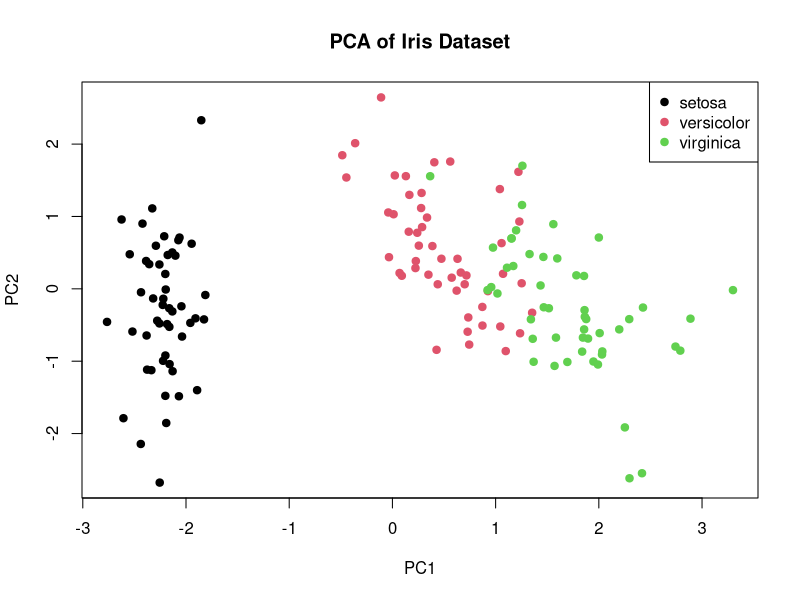

Reproduce this figure in R.
# Basic AI and Machine Learning in R

# Load required libraries
library(caret)      # Classification and Regression Training
library(e1071)      # Naive Bayes, SVM
library(randomForest) # Random Forest
library(cluster)    # Clustering algorithms

# Set seed for reproducibility
set.seed(42)

# 1. LINEAR REGRESSION
cat("=== 1. LINEAR REGRESSION ===\n")
# Create sample data
house_data <- data.frame(
  size = c(1000, 1500, 2000, 2500, 3000, 3500),
  price = c(300000, 400000, 500000, 550000, 600000, 650000)
)

# Train linear regression model
lm_model <- lm(price ~ size, data = house_data)
print(summary(lm_model))

# Make prediction
new_house <- data.frame(size = 2800)
predicted_price <- predict(lm_model, new_house)
cat(sprintf("Predicted price for 2800 sqft: $%.2f\n", predicted_price))

# 2. K-MEANS CLUSTERING
cat("\n=== 2. K-MEANS CLUSTERING ===\n")
# Create sample customer data
customer_data <- data.frame(
  age = c(25, 35, 45, 20, 30, 40, 50, 55, 60, 32),
  income = c(30000, 45000, 60000, 25000, 35000, 70000, 80000, 90000, 95000, 48000),
  spending_score = c(70, 40, 30, 80, 60, 20, 10, 5, 2, 55)
)

# Perform K-means clustering
kmeans_result <- kmeans(customer_data, centers = 3)
customer_data$cluster <- kmeans_result$cluster

print("Cluster centers:")
print(kmeans_result$centers)
cat("Cluster sizes:", table(kmeans_result$cluster), "\n")

# 3. NAIVE BAYES CLASSIFIER
cat("\n=== 3. NAIVE BAYES CLASSIFIER ===\n")
# Create sample spam/not-spam data
email_data <- data.frame(
  word_count = c(50, 200, 30, 500, 80, 350, 45, 600),
  has_links = c(1, 1, 0, 1, 0, 1, 0, 1),
  has_urgent = c(0, 1, 0, 1, 0, 1, 0, 1),
  is_spam = c(0, 1, 0, 1, 0, 1, 0, 1)  # 0 = not spam, 1 = spam
)

# Train Naive Bayes model
nb_model <- naiveBayes(as.factor(is_spam) ~ ., data = email_data)
print(nb_model)

# Make prediction
new_email <- data.frame(word_count = 400, has_links = 1, has_urgent = 1)
prediction <- predict(nb_model, new_email)
cat("Prediction for new email:", as.character(prediction), "\n")

# 4. DECISION TREE
cat("\n=== 4. DECISION TREE ===\n")
# Create sample loan approval data
loan_data <- data.frame(
  age = c(25, 35, 45, 55, 28, 32, 40, 60),
  income = c(30000, 50000, 80000, 60000, 35000, 45000, 70000, 90000),
  credit_score = c(650, 700, 750, 680, 720, 690, 780, 710),
  approved = c(0, 1, 1, 1, 0, 1, 1, 1)  # 0 = denied, 1 = approved
)

# Train decision tree
library(rpart)
tree_model <- rpart(as.factor(approved) ~ ., data = loan_data, method = "class")
print(tree_model)

# Visualize tree (optional - uncomment to see plot)
# library(rpart.plot)
# rpart.plot(tree_model)

# 5. RANDOM FOREST
cat("\n=== 5. RANDOM FOREST ===\n")
# Use iris dataset for classification
data(iris)

# Split data
train_index <- createDataPartition(iris$Species, p = 0.7, list = FALSE)
train_data <- iris[train_index, ]
test_data <- iris[-train_index, ]

# Train Random Forest
rf_model <- randomForest(Species ~ ., data = train_data, ntree = 100)
print(rf_model)

# Make predictions
predictions <- predict(rf_model, test_data)
confusion_matrix <- table(Predicted = predictions, Actual = test_data$Species)
print("Confusion Matrix:")
print(confusion_matrix)

accuracy <- sum(diag(confusion_matrix)) / sum(confusion_matrix)
cat(sprintf("Accuracy: %.2f%%\n", accuracy * 100))

# 6. PRINCIPAL COMPONENT ANALYSIS (PCA)
cat("\n=== 6. PRINCIPAL COMPONENT ANALYSIS ===\n")
# Perform PCA on iris data
pca_result <- prcomp(iris[, 1:4], scale = TRUE)
print(summary(pca_result))

# Plot PCA results (first two components)
plot(pca_result$x[, 1:2], col = as.numeric(iris$Species), 
     pch = 19, main = "PCA of Iris Dataset")
legend("topright", legend = levels(iris$Species), 
       col = 1:3, pch = 19)

cat("\n=== R AI DEMO COMPLETE ===\n")